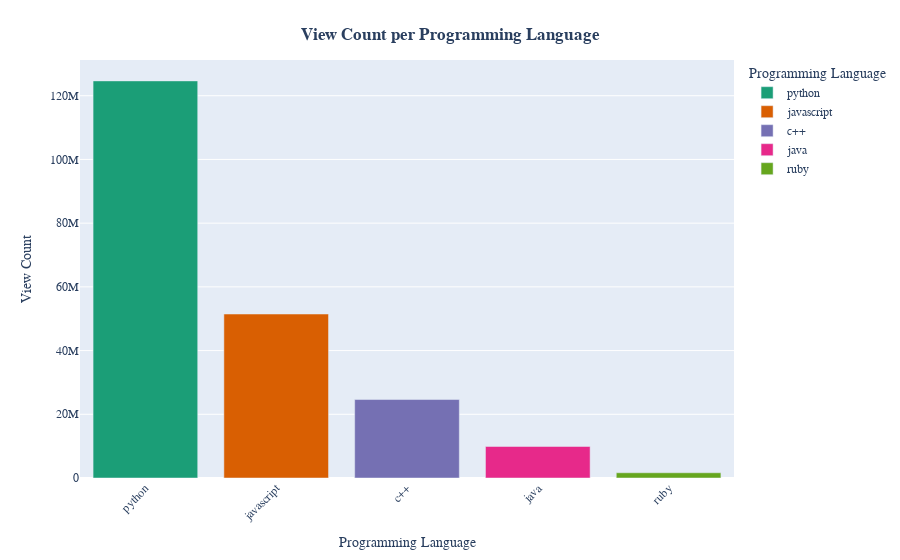

Notebook cell for this chart:
### Code cell
# Define the list of programming languages to search for
programming_languages = ['Python', 'JavaScript', 'Java', 'C\+\+', 'Ruby',]

# Create a new column for the extracted programming language
fcc_df['programming_language'] = fcc_df['title'].str.lower().str.extract(r'(' + '|'.join(map(str.lower, programming_languages)) + r')', flags=re.IGNORECASE)

# Group the dataframe by the programming language column and calculate the sum of viewCount
language_view_counts = fcc_df.groupby('programming_language')['viewCount'].sum().reset_index()

# Sort the dataframe by viewCount in descending order
language_view_counts = language_view_counts.sort_values('viewCount', ascending=False)

# Create a bar chart using Plotly
fig = px.bar(language_view_counts, x='programming_language', y='viewCount',
             labels={'programming_language': 'Programming Language', 'viewCount': 'View Count'},
             color='programming_language',
             color_discrete_sequence=px.colors.qualitative.Dark2)

# Update layout properties
fig.update_layout(
    title={
        'text': '<b>View Count per Programming Language</b>',
        'x': 0.5,
        'y': 0.95,
        'xanchor': 'center',
        'yanchor': 'top',
    },
    xaxis_tickangle=-45,
    font=dict(family='Arial, sans-serif'),
)

fig.show()

### Figure 1 — Plotly figure (JSON) as saved in the notebook; plotly's stock layout.template omitted (floating-point values rounded to 4 significant figures)
{"data": [{"alignmentgroup": "True", "hovertemplate": "Programming Language=%{x}<br>View Count=%{y}<extra></extra>", "legendgroup": "python", "marker": {"color": "rgb(27,158,119)", "pattern": {"shape": ""}}, "name": "python", "offsetgroup": "python", "orientation": "v", "showlegend": true, "textposition": "auto", "type": "bar", "x": ["python"], "xaxis": "x", "y": [124655414], "yaxis": "y"}, {"alignmentgroup": "True", "hovertemplate": "Programming Language=%{x}<br>View Count=%{y}<extra></extra>", "legendgroup": "javascript", "marker": {"color": "rgb(217,95,2)", "pattern": {"shape": ""}}, "name": "javascript", "offsetgroup": "javascript", "orientation": "v", "showlegend": true, "textposition": "auto", "type": "bar", "x": ["javascript"], "xaxis": "x", "y": [51475917], "yaxis": "y"}, {"alignmentgroup": "True", "hovertemplate": "Programming Language=%{x}<br>View Count=%{y}<extra></extra>", "legendgroup": "c++", "marker": {"color": "rgb(117,112,179)", "pattern": {"shape": ""}}, "name": "c++", "offsetgroup": "c++", "orientation": "v", "showlegend": true, "textposition": "auto", "type": "bar", "x": ["c++"], "xaxis": "x", "y": [24634622], "yaxis": "y"}, {"alignmentgroup": "True", "hovertemplate": "Programming Language=%{x}<br>View Count=%{y}<extra></extra>", "legendgroup": "java", "marker": {"color": "rgb(231,41,138)", "pattern": {"shape": ""}}, "name": "java", "offsetgroup": "java", "orientation": "v", "showlegend": true, "textposition": "auto", "type": "bar", "x": ["java"], "xaxis": "x", "y": [9897998], "yaxis": "y"}, {"alignmentgroup": "True", "hovertemplate": "Programming Language=%{x}<br>View Count=%{y}<extra></extra>", "legendgroup": "ruby", "marker": {"color": "rgb(102,166,30)", "pattern": {"shape": ""}}, "name": "ruby", "offsetgroup": "ruby", "orientation": "v", "showlegend": true, "textposition": "auto", "type": "bar", "x": ["ruby"], "xaxis": "x", "y": [1637751], "yaxis": "y"}], "layout": {"barmode": "relative", "font": {"family": "Arial, sans-serif"}, "legend": {"title": {"text": "Programming Language"}, "tracegroupgap": 0}, "margin": {"t": 60}, "title": {"text": "<b>View Count per Programming Language</b>", "x": 0.5, "xanchor": "center", "y": 0.95, "yanchor": "top"}, "xaxis": {"anchor": "y", "categoryarray": ["python", "javascript", "c++", "java", "ruby"], "categoryorder": "array", "domain": [0, 1], "tickangle": -45, "title": {"text": "Programming Language"}}, "yaxis": {"anchor": "x", "domain": [0, 1], "title": {"text": "View Count"}}}}
